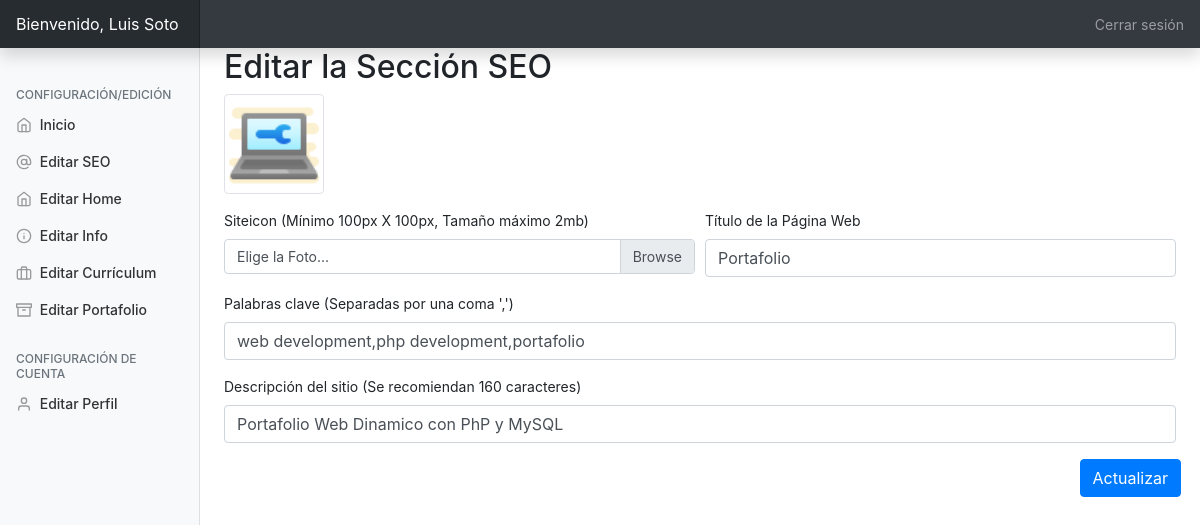
The page /admin/?editseo=true (signed in) on the database its author committed.
### tables this page shows
CREATE TABLE `personal_setup` (
  `id` int(11) NOT NULL,
  `profilepic` varchar(250) NOT NULL,
  `name` varchar(250) NOT NULL,
  `linkedin` varchar(200) NOT NULL,
  `github` varchar(200) NOT NULL,
  `professions` varchar(200) NOT NULL,
  `mobile` varchar(200) NOT NULL,
  `emailid` varchar(200) NOT NULL
);

CREATE TABLE `basic_setup` (
  `id` int(11) NOT NULL,
  `title` varchar(250) NOT NULL,
  `description` text NOT NULL,
  `keyword` text NOT NULL,
  `icon` varchar(250) NOT NULL
);

### admin/php/seo.php (the view, shortened to what this page needs)
<h2>Editar la Sección SEO</h2>
         <form method="post" action="php/useo.php" enctype="multipart/form-data">
  <div class="form-row">
  <div class="form-group col-md-12">
<img src="../assets/img/<?=$data['icon']?>" class="img-thumbnail ooo">
  </div>
  <div class="form-group col-md-6">
  <label>Siteicon (Mínimo 100px X 100px, Tamaño máximo 2mb)</label>
  <div class="custom-file">
    <label class="custom-file-label" for="projectpic">Elige la Foto...</label>
  </div></div>
   <div class="form-group col-md-6 mt-auto">
      <label for="name">Título de la Página Web</label>
      <input type="name" name="title" value="<?=$data['title']?>" class="form-control" id="name" placeholder="Nombre Apellido">
    </div>
    <div class="form-group col-md-12">
      <label for="email">Palabras clave (Separadas por una coma ',')</label>
      <input type="text" name="keywords" value="<?=$data['keyword']?>" class="form-control" id="email" placeholder="Web Developer,PhP Developer,Portafolio">
    </div>
    <div class="form-group col-md-12">
      <label for="email">Descripción del sitio (Se recomiendan 160 caracteres)</label>
      <input type="text" value="<?=$data['description']?>" name="description" class="form-control" id="email" placeholder="Esto es un Portafolio Web">
    </div>
    <div class="form-group ml-auto">
        <input type="submit" name="seo" class="btn btn-primary" value="Actualizar">
    </div>
</form>

### admin/css/dashboard.css (style rules this page uses)
body { font-size: .875rem; }

### admin/index.php (style rules this page uses)
.ooo { height: 100px; }

### rows shown on the page
personal_setup: basic_setup.icon (picture), title "Portafolio", keywords "web development,php development,portafolio", description "Portafolio Web Dinamico con PhP y MySQL"

### other values the page prints
$_SESSION['username'] "Luis Soto"
